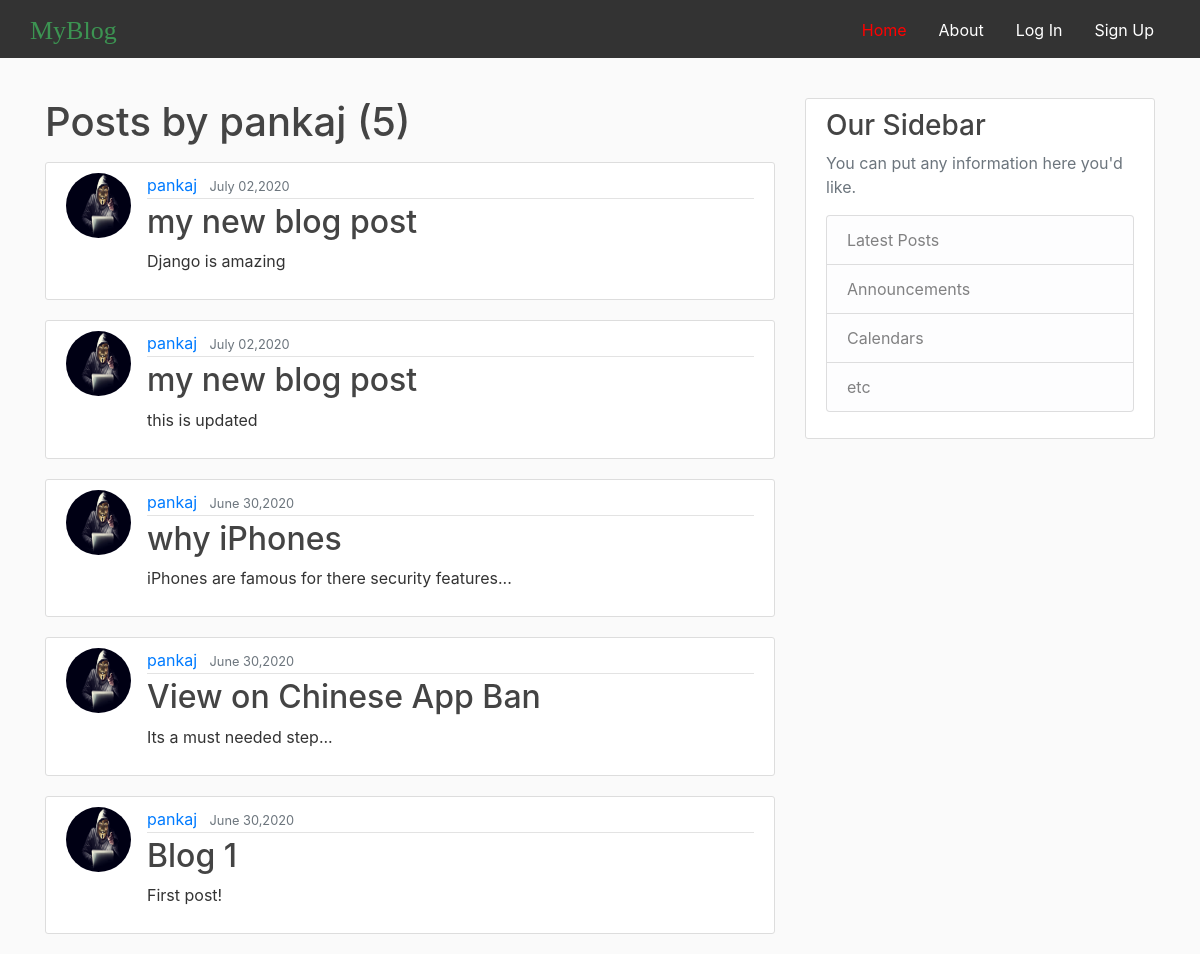
Screenshot of /user/pankaj with the database file from the repository.
### blog/models.py (models this page shows, shortened)
class Post(models.Model):
    title=models.CharField(max_length=100)
    content=models.TextField()
    date_posted=models.DateTimeField(default=timezone.now)
    author=models.ForeignKey(User,on_delete=models.CASCADE)

### users/models.py (models this page shows, shortened)
class Profile(models.Model):
    user=models.OneToOneField(User,on_delete=models.CASCADE)
    image=models.ImageField(default='profile_pics/default.jpg',upload_to='profile_pics')

### blog/views.py (the view)
# urls.py: path('user/<str:username>',UserPostListView.as_view(),name='user-posts' ),
class UserPostListView(ListView):
    model=Post
    template_name='blog/user_post.html'
    context_object_name='posts'
    paginate_by=5
    def get_queryset(self):
        user=get_object_or_404(User,username=self.kwargs.get('username'))
        return Post.objects.filter(author=user).order_by('-date_posted')

### blog/templates/blog/user_post.html (shortened to what this page needs)
{% extends "blog/base.html" %}
{% block content %}
    <h1 class="mb-3">Posts by {{ view.kwargs.username }} ({{ page_obj.paginator.count }})</h1>
    {% for post in posts %}
        <article class="media content-section">
          <img src="{{ post.author.profile.image.url }}" class="rounded-circle article-img">
          <div class="media-body">
            <div class="article-metadata">
              <a class="mr-2" href="{% url 'user-posts' post.author.username %}">{{ post.author }}</a>
              <small class="text-muted">{{ post.date_posted|date:"F d,Y" }}</small>
            </div>
            <h2><a class="article-title" href="{% url 'post-detail' post.id %}">{{ post.title }}</a></h2>
            <p class="article-content">{{ post.content }}</p>
          </div>
        </article>
    {% endfor %}
{% endblock content %}

### blog/static/blog/main.css (style rules this page uses)
* { box-sizing: border-box; }
body { background: #fafafa; color: #333333; margin: 0; padding: 0; }
h1, h2, h3, h4, h5, h6 { color: #444444; }
.content-section { background: #ffffff; padding: 10px 20px; border: 1px solid #dddddd; border-radius: 3px; margin-bottom: 20px; }
.article-title { color: #444444; }
.article-content { white-space: pre-line; }
.article-img { height: 65px; width: 65px; margin-right: 16px; }
.article-metadata { padding-bottom: 1px; margin-bottom: 4px; border-bottom: 1px solid #e3e3e3 }

### rows the page displays
Post: author.profile.image (picture), author "pankaj", date_posted "July 02,2020", title "my new blog post", content "Django is amazing"
Post: author.profile.image (picture), author "pankaj", date_posted "July 02,2020", title "my new blog post", content "this is updated"
Post: author.profile.image (picture), author "pankaj", date_posted "June 30,2020", title "why iPhones", content "iPhones are famous for there security features..."
Post: author.profile.image (picture), author "pankaj", date_posted "June 30,2020", title "View on Chinese App Ban", content "Its a must needed step..."
Post: author.profile.image (picture), author "pankaj", date_posted "June 30,2020", title "Blog 1", content "First post!"

### other values shown
{{ view.kwargs.username }} "pankaj"
{{ page_obj.paginator.count }} "5"
